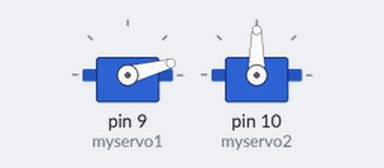
Bench run of a sketch on a simulated Arduino Uno, built with avr-gcc and run on an emulated ATmega328P. On the bench: 2 × servo.

Above: at 0.05 s.
At 0.4 s:
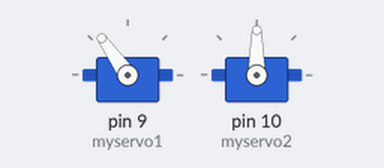
At 0.8 s:
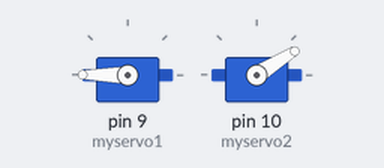
At 1.6 s:
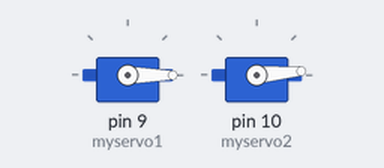
Timing chart, 0 to 3.7 s (numbered marks = the images above):
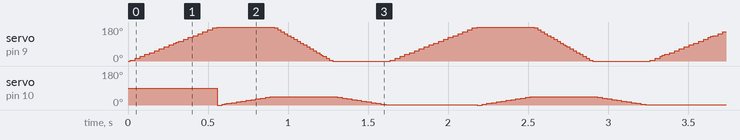

The sketch:

Mini_mini_Golf.ino
```cpp
#include <Servo.h>

Servo myservo1;  // Spinner Servo
Servo myservo2;	 // Tom Servo

int posA = 0;    // Storing the servo positions - Spinner
int posB = 0;	 // Storing the servo positions - Tom

void setup() {
  myservo1.attach(9);   //Spinner Servo Pin 9
  myservo2.attach(10);	//Tom Servo pin 10
}

void loop() {

  //Spinner - Forward
  for (posA = 0; posA <= 180; posA += 5) { // 180 Degree Spin // 5 Degree Steps
    myservo1.write(posA);
    delay(15);                             // 15 ms Delay
  }


  //Tom - Forward
  for (posB = 0; posB <= 45; posB += 2) { // 90 degree spin // 1 Degree Steps
    myservo2.write(posB);
    delay(15);							              // 15 ms Delay
  }


  //Spinner - Back
  for (posA = 180; posA >= 0; posA -= 5) { // 180 Degree Spin // 5 Degree Steps
    myservo1.write(posA);
    delay(10);                       	   // 10 ms Delay
  }


  //Tom - Back
  for (posB = 45; posB >= 0; posB -= 2) { // 90 degree spin
    myservo2.write(posB);
    delay(15);                       	  // 15 ms Delay
  }


} 
```
